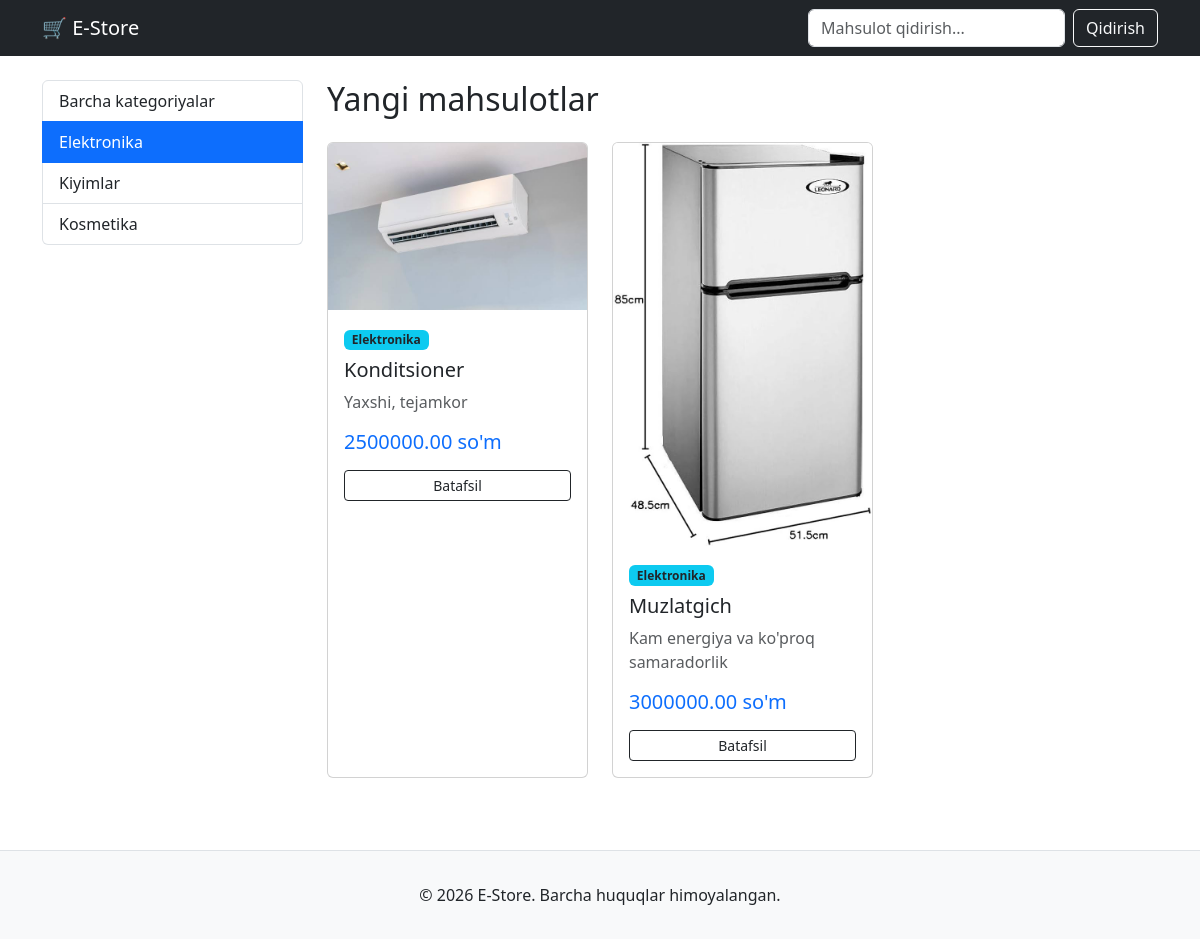
/category/elektronika/, run on the app's committed database.
### products/models.py (models this page shows, shortened)
class Category(models.Model):
    name = models.CharField(max_length=100)
    slug = models.SlugField(max_length=100, unique=True)

class Product(models.Model):
    category = models.ForeignKey(Category, on_delete=models.CASCADE, related_name='products')
    name = models.CharField(max_length=200)
    description = models.TextField()
    price = models.DecimalField(max_digits=10, decimal_places=2)
    image = models.ImageField(upload_to='products/', blank=True)
    created_at = models.DateTimeField(auto_now_add=True)

### products/views.py (the view)
# urls.py: path('', home_page, name='home'),
def home_page(request, category_slug=None):
    categories = Category.objects.all()
    products = Product.objects.select_related('category').all().order_by('-created_at')
    query = request.GET.get('q')
    if query:
        products = products.filter(
            Q(name__icontains=query) | Q(description__icontains=query)
        )
    active_category = None
    if category_slug:
        active_category = get_object_or_404(Category, slug=category_slug)
        products = products.filter(category=active_category)
    context = {
        'products': products,
        'categories': categories,
        'active_category': active_category,
        'query': query,
    }
    return render(request, 'index.html', context)

### templates/index.html
{% extends 'base.html' %}
{% block content %}
<div class="row">
    <div class="col-md-3">
        <div class="list-group">
            <a href="{% url 'home' %}" class="list-group-item list-group-item-action {% if not active_category %}active{% endif %}">Barcha kategoriyalar</a>
            {% for category in categories %}
                <a href="{% url 'category_filter' category.slug %}"
                   class="list-group-item list-group-item-action {% if active_category.id == category.id %}active{% endif %}">
                    {{ category.name }}
                </a>
            {% endfor %}
        </div>
    </div>
    <div class="col-md-9">
        <h2 class="mb-4">Yangi mahsulotlar</h2>
        <div class="row">
            {% for product in products %}
                <div class="col-md-4 mb-4">
                    <div class="card h-100">
                        {% if product.image %}
                            <img src="{{ product.image.url }}" class="card-img-top" alt="{{ product.name }}">
                        {% else %}
                            <div class="bg-secondary text-white text-center py-5">Rasm yo'q</div>
                        {% endif %}
                        <div class="card-body">
                            <span class="badge bg-info text-dark mb-2">{{ product.category.name }}</span>
                            <h5 class="card-title">{{ product.name }}</h5>
                            <p class="card-text text-muted">{{ product.description|truncatewords:10 }}</p>
                            <h5 class="text-primary">{{ product.price }} so'm</h5>
                            <a href="{% url 'product_detail' product.id %}" class="btn btn-outline-dark btn-sm w-100 mt-2">Batafsil</a>
                        </div>
                    </div>
                </div>
            {% empty %}
                <div class="col-12">
                    <p class="alert alert-warning">Hozircha hech qanday mahsulot qo'shilmagan.</p>
                </div>
            {% endfor %}
        </div>
    </div>
</div>
{% endblock %}

### data on the page
Category: name "Elektronika"
Category: name "Kiyimlar"
Category: name "Kosmetika"
Product: image (picture), category.name "Elektronika", name "Konditsioner", description "Yaxshi, tejamkor", price "2500000.00"
Product: image (picture), category.name "Elektronika", name "Muzlatgich", description "Kam energiya va ko'proq samaradorlik", price "3000000.00"
